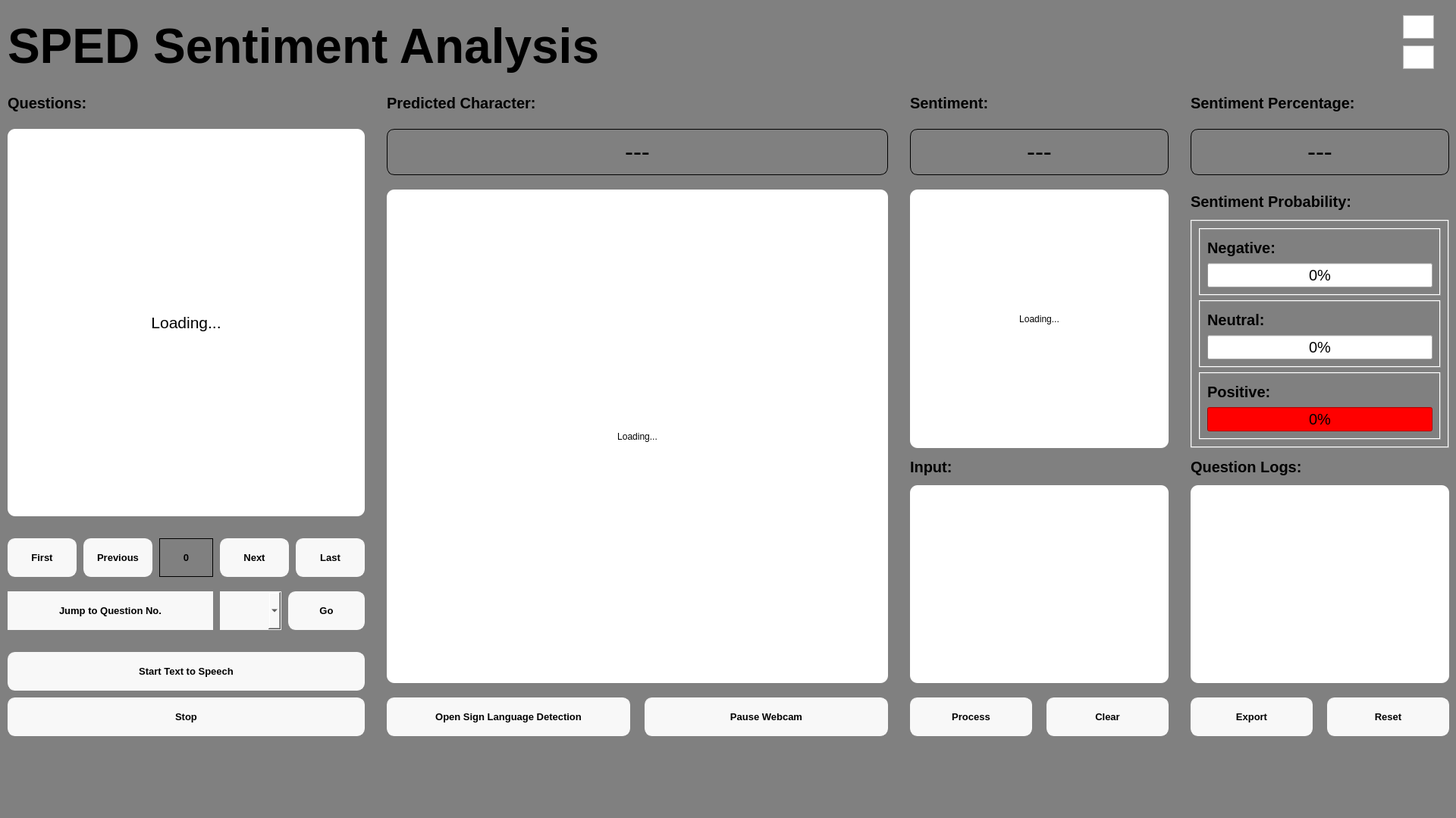
<?xml version="1.0" encoding="UTF-8"?>
<ui version="4.0">
 <class>mainWindow</class>
 <widget class="QMainWindow" name="mainWindow">
  <property name="windowModality">
   <enum>Qt::WindowModal</enum>
  </property>
  <property name="geometry">
   <rect>
    <x>0</x>
    <y>0</y>
    <width>1920</width>
    <height>1079</height>
   </rect>
  </property>
  <property name="windowTitle">
   <string>Sign Language Detector Form</string>
  </property>
  <property name="autoFillBackground">
   <bool>false</bool>
  </property>
  <property name="styleSheet">
   <string notr="true"/>
  </property>
  <widget class="QWidget" name="centralwidget">
   <property name="styleSheet">
    <string notr="true">#centralwidget {
	background: rgba(0, 145, 177, 1);
	background: light gray;
}</string>
   </property>
   <widget class="QPushButton" name="btnProcessSentiment">
    <property name="geometry">
     <rect>
      <x>1200</x>
      <y>920</y>
      <width>161</width>
      <height>51</height>
     </rect>
    </property>
    <property name="font">
     <font>
      <pointsize>10</pointsize>
      <weight>75</weight>
      <bold>true</bold>
     </font>
    </property>
    <property name="cursor">
     <cursorShape>PointingHandCursor</cursorShape>
    </property>
    <property name="styleSheet">
     <string notr="true">#btnProcessSentiment{
	border: 1px solid #F8F8F8;
	border-radius: 10px;
	background: #F8F8F8;
}</string>
    </property>
    <property name="text">
     <string>Process</string>
    </property>
   </widget>
   <widget class="QLabel" name="FeedLabel">
    <property name="geometry">
     <rect>
      <x>510</x>
      <y>250</y>
      <width>661</width>
      <height>651</height>
     </rect>
    </property>
    <property name="styleSheet">
     <string notr="true">#FeedLabel {
	background: white;
border-radius: 10px;
}</string>
    </property>
    <property name="frameShape">
     <enum>QFrame::Box</enum>
    </property>
    <property name="frameShadow">
     <enum>QFrame::Plain</enum>
    </property>
    <property name="lineWidth">
     <number>1</number>
    </property>
    <property name="midLineWidth">
     <number>0</number>
    </property>
    <property name="text">
     <string>Loading...</string>
    </property>
    <property name="alignment">
     <set>Qt::AlignCenter</set>
    </property>
   </widget>
   <widget class="QLabel" name="lblPrediction">
    <property name="geometry">
     <rect>
      <x>510</x>
      <y>170</y>
      <width>661</width>
      <height>61</height>
     </rect>
    </property>
    <property name="font">
     <font>
      <pointsize>25</pointsize>
     </font>
    </property>
    <property name="styleSheet">
     <string notr="true">#lblPrediction{
	border: 1px solid black;
	border-radius: 10px;
}</string>
    </property>
    <property name="frameShape">
     <enum>QFrame::Box</enum>
    </property>
    <property name="text">
     <string>---</string>
    </property>
    <property name="alignment">
     <set>Qt::AlignCenter</set>
    </property>
   </widget>
   <widget class="QLabel" name="label">
    <property name="geometry">
     <rect>
      <x>510</x>
      <y>120</y>
      <width>651</width>
      <height>31</height>
     </rect>
    </property>
    <property name="font">
     <font>
      <pointsize>15</pointsize>
      <weight>75</weight>
      <bold>true</bold>
     </font>
    </property>
    <property name="frameShape">
     <enum>QFrame::NoFrame</enum>
    </property>
    <property name="text">
     <string>Predicted Character:</string>
    </property>
   </widget>
   <widget class="QPlainTextEdit" name="txtOutput">
    <property name="geometry">
     <rect>
      <x>1200</x>
      <y>640</y>
      <width>341</width>
      <height>261</height>
     </rect>
    </property>
    <property name="font">
     <font>
      <pointsize>10</pointsize>
     </font>
    </property>
    <property name="styleSheet">
     <string notr="true">#txtOutput {
	background: white;
border-radius: 10px;
}</string>
    </property>
    <property name="plainText">
     <string/>
    </property>
   </widget>
   <widget class="QLabel" name="label_2">
    <property name="geometry">
     <rect>
      <x>1200</x>
      <y>600</y>
      <width>111</width>
      <height>31</height>
     </rect>
    </property>
    <property name="font">
     <font>
      <pointsize>15</pointsize>
      <weight>75</weight>
      <bold>true</bold>
     </font>
    </property>
    <property name="text">
     <string>Input:</string>
    </property>
   </widget>
   <widget class="QLabel" name="lblSentimentAnalysis">
    <property name="geometry">
     <rect>
      <x>1200</x>
      <y>170</y>
      <width>341</width>
      <height>61</height>
     </rect>
    </property>
    <property name="font">
     <font>
      <pointsize>25</pointsize>
     </font>
    </property>
    <property name="styleSheet">
     <string notr="true">#lblSentimentAnalysis{
	border: 1px solid black;
	border-radius: 10px;
}</string>
    </property>
    <property name="frameShape">
     <enum>QFrame::Box</enum>
    </property>
    <property name="text">
     <string>---</string>
    </property>
    <property name="alignment">
     <set>Qt::AlignCenter</set>
    </property>
   </widget>
   <widget class="QPushButton" name="btnStop">
    <property name="geometry">
     <rect>
      <x>850</x>
      <y>920</y>
      <width>321</width>
      <height>51</height>
     </rect>
    </property>
    <property name="font">
     <font>
      <pointsize>10</pointsize>
      <weight>75</weight>
      <bold>true</bold>
     </font>
    </property>
    <property name="cursor">
     <cursorShape>PointingHandCursor</cursorShape>
    </property>
    <property name="styleSheet">
     <string notr="true">#btnStop{
	border: 1px solid #F8F8F8;
	border-radius: 10px;
	background: #F8F8F8;
}</string>
    </property>
    <property name="text">
     <string>Pause Webcam</string>
    </property>
   </widget>
   <widget class="QPushButton" name="btnStart">
    <property name="geometry">
     <rect>
      <x>510</x>
      <y>920</y>
      <width>321</width>
      <height>51</height>
     </rect>
    </property>
    <property name="font">
     <font>
      <pointsize>10</pointsize>
      <weight>75</weight>
      <bold>true</bold>
     </font>
    </property>
    <property name="cursor">
     <cursorShape>PointingHandCursor</cursorShape>
    </property>
    <property name="styleSheet">
     <string notr="true">#btnStart{
	border: 1px solid #F8F8F8;
	border-radius: 10px;
	background: #F8F8F8;
}</string>
    </property>
    <property name="text">
     <string>Open Sign Language Detection</string>
    </property>
   </widget>
   <widget class="QLabel" name="label_3">
    <property name="geometry">
     <rect>
      <x>1200</x>
      <y>120</y>
      <width>341</width>
      <height>31</height>
     </rect>
    </property>
    <property name="font">
     <font>
      <pointsize>15</pointsize>
      <weight>75</weight>
      <bold>true</bold>
     </font>
    </property>
    <property name="frameShape">
     <enum>QFrame::NoFrame</enum>
    </property>
    <property name="text">
     <string>Sentiment:</string>
    </property>
   </widget>
   <widget class="QPushButton" name="btnClear">
    <property name="geometry">
     <rect>
      <x>1380</x>
      <y>920</y>
      <width>161</width>
      <height>51</height>
     </rect>
    </property>
    <property name="font">
     <font>
      <pointsize>10</pointsize>
      <weight>75</weight>
      <bold>true</bold>
     </font>
    </property>
    <property name="cursor">
     <cursorShape>PointingHandCursor</cursorShape>
    </property>
    <property name="styleSheet">
     <string notr="true">#btnClear{
	border: 1px solid #F8F8F8;
	border-radius: 10px;
	background: #F8F8F8;
}</string>
    </property>
    <property name="text">
     <string>Clear</string>
    </property>
   </widget>
   <widget class="QPlainTextEdit" name="txtOutputTemp">
    <property name="geometry">
     <rect>
      <x>1850</x>
      <y>20</y>
      <width>41</width>
      <height>31</height>
     </rect>
    </property>
    <property name="plainText">
     <string/>
    </property>
   </widget>
   <widget class="QPlainTextEdit" name="txtCheckDup">
    <property name="geometry">
     <rect>
      <x>1850</x>
      <y>60</y>
      <width>41</width>
      <height>31</height>
     </rect>
    </property>
    <property name="plainText">
     <string/>
    </property>
   </widget>
   <widget class="QLabel" name="FeedLabel_2">
    <property name="geometry">
     <rect>
      <x>1200</x>
      <y>250</y>
      <width>341</width>
      <height>341</height>
     </rect>
    </property>
    <property name="styleSheet">
     <string notr="true">#FeedLabel_2 {
	background: white;
border-radius: 10px;
}</string>
    </property>
    <property name="frameShape">
     <enum>QFrame::Box</enum>
    </property>
    <property name="frameShadow">
     <enum>QFrame::Plain</enum>
    </property>
    <property name="lineWidth">
     <number>1</number>
    </property>
    <property name="midLineWidth">
     <number>0</number>
    </property>
    <property name="text">
     <string>Loading...</string>
    </property>
    <property name="alignment">
     <set>Qt::AlignCenter</set>
    </property>
   </widget>
   <widget class="QLabel" name="label_4">
    <property name="geometry">
     <rect>
      <x>1570</x>
      <y>120</y>
      <width>331</width>
      <height>31</height>
     </rect>
    </property>
    <property name="font">
     <font>
      <pointsize>15</pointsize>
      <weight>75</weight>
      <bold>true</bold>
     </font>
    </property>
    <property name="frameShape">
     <enum>QFrame::NoFrame</enum>
    </property>
    <property name="text">
     <string>Sentiment Percentage:</string>
    </property>
   </widget>
   <widget class="QLabel" name="lblPercentage">
    <property name="geometry">
     <rect>
      <x>1570</x>
      <y>170</y>
      <width>341</width>
      <height>61</height>
     </rect>
    </property>
    <property name="font">
     <font>
      <pointsize>25</pointsize>
      <weight>50</weight>
      <bold>false</bold>
     </font>
    </property>
    <property name="styleSheet">
     <string notr="true">#lblPercentage{
	border: 1px solid black;
	border-radius: 10px;
}</string>
    </property>
    <property name="frameShape">
     <enum>QFrame::Box</enum>
    </property>
    <property name="text">
     <string>---</string>
    </property>
    <property name="alignment">
     <set>Qt::AlignCenter</set>
    </property>
   </widget>
   <widget class="QLabel" name="label_8">
    <property name="geometry">
     <rect>
      <x>1570</x>
      <y>250</y>
      <width>331</width>
      <height>31</height>
     </rect>
    </property>
    <property name="font">
     <font>
      <pointsize>15</pointsize>
      <weight>75</weight>
      <bold>true</bold>
     </font>
    </property>
    <property name="text">
     <string>Sentiment Probability:</string>
    </property>
   </widget>
   <widget class="QPushButton" name="btnFirst">
    <property name="geometry">
     <rect>
      <x>10</x>
      <y>710</y>
      <width>91</width>
      <height>51</height>
     </rect>
    </property>
    <property name="font">
     <font>
      <pointsize>10</pointsize>
      <weight>75</weight>
      <bold>true</bold>
     </font>
    </property>
    <property name="cursor">
     <cursorShape>PointingHandCursor</cursorShape>
    </property>
    <property name="styleSheet">
     <string notr="true">#btnFirst{
	border: 1px solid #F8F8F8;
	border-radius: 10px;
	background: #F8F8F8;
}</string>
    </property>
    <property name="text">
     <string>First</string>
    </property>
   </widget>
   <widget class="QPushButton" name="btnJump">
    <property name="geometry">
     <rect>
      <x>10</x>
      <y>780</y>
      <width>271</width>
      <height>51</height>
     </rect>
    </property>
    <property name="font">
     <font>
      <pointsize>10</pointsize>
      <weight>75</weight>
      <bold>true</bold>
     </font>
    </property>
    <property name="cursor">
     <cursorShape>PointingHandCursor</cursorShape>
    </property>
    <property name="styleSheet">
     <string notr="true">#btnJump{
	border: 1px solid #F8F8F8;
	background: #F8F8F8;
}</string>
    </property>
    <property name="text">
     <string>Jump to Question No.</string>
    </property>
   </widget>
   <widget class="QPushButton" name="btnGo">
    <property name="geometry">
     <rect>
      <x>380</x>
      <y>780</y>
      <width>101</width>
      <height>51</height>
     </rect>
    </property>
    <property name="font">
     <font>
      <pointsize>10</pointsize>
      <weight>75</weight>
      <bold>true</bold>
     </font>
    </property>
    <property name="cursor">
     <cursorShape>PointingHandCursor</cursorShape>
    </property>
    <property name="styleSheet">
     <string notr="true">#btnGo{
	border: 1px solid #F8F8F8;
	border-radius: 10px;
	background: #F8F8F8;
}</string>
    </property>
    <property name="text">
     <string>Go</string>
    </property>
   </widget>
   <widget class="QPushButton" name="btnSpeech">
    <property name="geometry">
     <rect>
      <x>10</x>
      <y>860</y>
      <width>471</width>
      <height>51</height>
     </rect>
    </property>
    <property name="font">
     <font>
      <pointsize>10</pointsize>
      <weight>75</weight>
      <bold>true</bold>
     </font>
    </property>
    <property name="cursor">
     <cursorShape>PointingHandCursor</cursorShape>
    </property>
    <property name="styleSheet">
     <string notr="true">#btnSpeech{
	border: 1px solid #F8F8F8;
	border-radius: 10px;
	background: #F8F8F8;
}</string>
    </property>
    <property name="text">
     <string>Start Text to Speech</string>
    </property>
   </widget>
   <widget class="QLabel" name="lblQuestions">
    <property name="geometry">
     <rect>
      <x>10</x>
      <y>170</y>
      <width>471</width>
      <height>511</height>
     </rect>
    </property>
    <property name="font">
     <font>
      <pointsize>16</pointsize>
     </font>
    </property>
    <property name="styleSheet">
     <string notr="true">#lblQuestions {
	background: white;
border-radius: 10px;
}</string>
    </property>
    <property name="frameShape">
     <enum>QFrame::Box</enum>
    </property>
    <property name="frameShadow">
     <enum>QFrame::Plain</enum>
    </property>
    <property name="lineWidth">
     <number>1</number>
    </property>
    <property name="midLineWidth">
     <number>0</number>
    </property>
    <property name="text">
     <string>Loading...</string>
    </property>
    <property name="alignment">
     <set>Qt::AlignCenter</set>
    </property>
    <property name="wordWrap">
     <bool>true</bool>
    </property>
   </widget>
   <widget class="QLabel" name="label_9">
    <property name="geometry">
     <rect>
      <x>10</x>
      <y>120</y>
      <width>471</width>
      <height>31</height>
     </rect>
    </property>
    <property name="font">
     <font>
      <pointsize>15</pointsize>
      <weight>75</weight>
      <bold>true</bold>
     </font>
    </property>
    <property name="frameShape">
     <enum>QFrame::NoFrame</enum>
    </property>
    <property name="text">
     <string>Questions:</string>
    </property>
   </widget>
   <widget class="QPushButton" name="btnNext">
    <property name="geometry">
     <rect>
      <x>290</x>
      <y>710</y>
      <width>91</width>
      <height>51</height>
     </rect>
    </property>
    <property name="font">
     <font>
      <pointsize>10</pointsize>
      <weight>75</weight>
      <bold>true</bold>
     </font>
    </property>
    <property name="cursor">
     <cursorShape>PointingHandCursor</cursorShape>
    </property>
    <property name="styleSheet">
     <string notr="true">#btnNext{
	border: 1px solid #F8F8F8;
	border-radius: 10px;
	background: #F8F8F8;
}</string>
    </property>
    <property name="text">
     <string>Next</string>
    </property>
   </widget>
   <widget class="QPushButton" name="btnPrev">
    <property name="geometry">
     <rect>
      <x>110</x>
      <y>710</y>
      <width>91</width>
      <height>51</height>
     </rect>
    </property>
    <property name="font">
     <font>
      <pointsize>10</pointsize>
      <weight>75</weight>
      <bold>true</bold>
     </font>
    </property>
    <property name="cursor">
     <cursorShape>PointingHandCursor</cursorShape>
    </property>
    <property name="styleSheet">
     <string notr="true">#btnPrev{
	border: 1px solid #F8F8F8;
	border-radius: 10px;
	background: #F8F8F8;
}</string>
    </property>
    <property name="text">
     <string>Previous</string>
    </property>
   </widget>
   <widget class="QPushButton" name="btnLast">
    <property name="geometry">
     <rect>
      <x>390</x>
      <y>710</y>
      <width>91</width>
      <height>51</height>
     </rect>
    </property>
    <property name="font">
     <font>
      <pointsize>10</pointsize>
      <weight>75</weight>
      <bold>true</bold>
     </font>
    </property>
    <property name="cursor">
     <cursorShape>PointingHandCursor</cursorShape>
    </property>
    <property name="styleSheet">
     <string notr="true">#btnLast{
	border: 1px solid #F8F8F8;
	border-radius: 10px;
	background: #F8F8F8;
}</string>
    </property>
    <property name="text">
     <string>Last</string>
    </property>
   </widget>
   <widget class="QLabel" name="lblPageNum">
    <property name="geometry">
     <rect>
      <x>210</x>
      <y>710</y>
      <width>71</width>
      <height>51</height>
     </rect>
    </property>
    <property name="font">
     <font>
      <pointsize>10</pointsize>
      <weight>75</weight>
      <bold>true</bold>
     </font>
    </property>
    <property name="styleSheet">
     <string notr="true">#FeedLabel {
	background: white;
border-radius: 10px;
}</string>
    </property>
    <property name="frameShape">
     <enum>QFrame::Box</enum>
    </property>
    <property name="frameShadow">
     <enum>QFrame::Plain</enum>
    </property>
    <property name="lineWidth">
     <number>1</number>
    </property>
    <property name="midLineWidth">
     <number>0</number>
    </property>
    <property name="text">
     <string>0</string>
    </property>
    <property name="alignment">
     <set>Qt::AlignCenter</set>
    </property>
   </widget>
   <widget class="QComboBox" name="cboPage">
    <property name="geometry">
     <rect>
      <x>290</x>
      <y>780</y>
      <width>81</width>
      <height>51</height>
     </rect>
    </property>
    <property name="font">
     <font>
      <pointsize>10</pointsize>
      <weight>75</weight>
      <bold>true</bold>
     </font>
    </property>
    <property name="styleSheet">
     <string notr="true">#cboPage{
	border: 1px solid #F8F8F8;
	background: #F8F8F8;
}</string>
    </property>
   </widget>
   <widget class="QPushButton" name="btnSpeechStop">
    <property name="geometry">
     <rect>
      <x>10</x>
      <y>920</y>
      <width>471</width>
      <height>51</height>
     </rect>
    </property>
    <property name="font">
     <font>
      <pointsize>10</pointsize>
      <weight>75</weight>
      <bold>true</bold>
     </font>
    </property>
    <property name="cursor">
     <cursorShape>PointingHandCursor</cursorShape>
    </property>
    <property name="styleSheet">
     <string notr="true">#btnSpeechStop{
	border: 1px solid #F8F8F8;
	border-radius: 10px;
	background: #F8F8F8;
}</string>
    </property>
    <property name="text">
     <string>Stop</string>
    </property>
   </widget>
   <widget class="QFrame" name="frame">
    <property name="geometry">
     <rect>
      <x>1570</x>
      <y>290</y>
      <width>341</width>
      <height>301</height>
     </rect>
    </property>
    <property name="frameShape">
     <enum>QFrame::Box</enum>
    </property>
    <property name="frameShadow">
     <enum>QFrame::Raised</enum>
    </property>
    <layout class="QVBoxLayout" name="verticalLayout_4">
     <item>
      <widget class="QFrame" name="frame_2">
       <property name="frameShape">
        <enum>QFrame::Box</enum>
       </property>
       <property name="frameShadow">
        <enum>QFrame::Raised</enum>
       </property>
       <layout class="QVBoxLayout" name="verticalLayout">
        <item>
         <widget class="QLabel" name="label_5">
          <property name="font">
           <font>
            <pointsize>15</pointsize>
            <weight>75</weight>
            <bold>true</bold>
           </font>
          </property>
          <property name="text">
           <string>Negative:</string>
          </property>
         </widget>
        </item>
        <item>
         <widget class="QProgressBar" name="progNegative">
          <property name="font">
           <font>
            <pointsize>15</pointsize>
           </font>
          </property>
          <property name="value">
           <number>0</number>
          </property>
          <property name="orientation">
           <enum>Qt::Horizontal</enum>
          </property>
         </widget>
        </item>
       </layout>
      </widget>
     </item>
     <item>
      <widget class="QFrame" name="frame_3">
       <property name="frameShape">
        <enum>QFrame::Box</enum>
       </property>
       <property name="frameShadow">
        <enum>QFrame::Raised</enum>
       </property>
       <layout class="QVBoxLayout" name="verticalLayout_2">
        <item>
         <widget class="QLabel" name="label_6">
          <property name="font">
           <font>
            <pointsize>15</pointsize>
            <weight>75</weight>
            <bold>true</bold>
           </font>
          </property>
          <property name="text">
           <string>Neutral:</string>
          </property>
         </widget>
        </item>
        <item>
         <widget class="QProgressBar" name="progNeutral">
          <property name="font">
           <font>
            <pointsize>15</pointsize>
           </font>
          </property>
          <property name="value">
           <number>0</number>
          </property>
          <property name="orientation">
           <enum>Qt::Horizontal</enum>
          </property>
         </widget>
        </item>
       </layout>
      </widget>
     </item>
     <item>
      <widget class="QFrame" name="frame_4">
       <property name="frameShape">
        <enum>QFrame::Box</enum>
       </property>
       <property name="frameShadow">
        <enum>QFrame::Raised</enum>
       </property>
       <layout class="QVBoxLayout" name="verticalLayout_3">
        <item>
         <widget class="QLabel" name="label_7">
          <property name="font">
           <font>
            <pointsize>15</pointsize>
            <weight>75</weight>
            <bold>true</bold>
           </font>
          </property>
          <property name="text">
           <string>Positive:</string>
          </property>
         </widget>
        </item>
        <item>
         <widget class="QProgressBar" name="progPositive">
          <property name="font">
           <font>
            <pointsize>15</pointsize>
           </font>
          </property>
          <property name="styleSheet">
           <string notr="true">#progPositive{
background: red;
}</string>
          </property>
          <property name="value">
           <number>0</number>
          </property>
          <property name="orientation">
           <enum>Qt::Horizontal</enum>
          </property>
         </widget>
        </item>
       </layout>
      </widget>
     </item>
    </layout>
   </widget>
   <widget class="QLabel" name="label_10">
    <property name="geometry">
     <rect>
      <x>10</x>
      <y>20</y>
      <width>1821</width>
      <height>81</height>
     </rect>
    </property>
    <property name="font">
     <font>
      <pointsize>48</pointsize>
      <weight>75</weight>
      <bold>true</bold>
     </font>
    </property>
    <property name="text">
     <string>SPED Sentiment Analysis</string>
    </property>
   </widget>
   <widget class="QLabel" name="label_11">
    <property name="geometry">
     <rect>
      <x>1570</x>
      <y>600</y>
      <width>331</width>
      <height>31</height>
     </rect>
    </property>
    <property name="font">
     <font>
      <pointsize>15</pointsize>
      <weight>75</weight>
      <bold>true</bold>
     </font>
    </property>
    <property name="text">
     <string>Question Logs:</string>
    </property>
   </widget>
   <widget class="QPlainTextEdit" name="txtLogs">
    <property name="geometry">
     <rect>
      <x>1570</x>
      <y>640</y>
      <width>341</width>
      <height>261</height>
     </rect>
    </property>
    <property name="font">
     <font>
      <pointsize>10</pointsize>
     </font>
    </property>
    <property name="styleSheet">
     <string notr="true">#txtLogs {
	background: white;
border-radius: 10px;
}</string>
    </property>
    <property name="plainText">
     <string/>
    </property>
   </widget>
   <widget class="QPushButton" name="btnExport">
    <property name="geometry">
     <rect>
      <x>1570</x>
      <y>920</y>
      <width>161</width>
      <height>51</height>
     </rect>
    </property>
    <property name="font">
     <font>
      <pointsize>10</pointsize>
      <weight>75</weight>
      <bold>true</bold>
     </font>
    </property>
    <property name="cursor">
     <cursorShape>PointingHandCursor</cursorShape>
    </property>
    <property name="styleSheet">
     <string notr="true">#btnExport{
	border: 1px solid #F8F8F8;
	border-radius: 10px;
	background: #F8F8F8;
}</string>
    </property>
    <property name="text">
     <string>Export</string>
    </property>
   </widget>
   <widget class="QPushButton" name="btnReset">
    <property name="geometry">
     <rect>
      <x>1750</x>
      <y>920</y>
      <width>161</width>
      <height>51</height>
     </rect>
    </property>
    <property name="font">
     <font>
      <pointsize>10</pointsize>
      <weight>75</weight>
      <bold>true</bold>
     </font>
    </property>
    <property name="cursor">
     <cursorShape>PointingHandCursor</cursorShape>
    </property>
    <property name="styleSheet">
     <string notr="true">#btnReset{
	border: 1px solid #F8F8F8;
	border-radius: 10px;
	background: #F8F8F8;
}</string>
    </property>
    <property name="text">
     <string>Reset</string>
    </property>
   </widget>
  </widget>
  <action name="actionCollect_Images">
   <property name="text">
    <string>Collect Images</string>
   </property>
  </action>
 </widget>
 <resources/>
 <connections/>
</ui>
